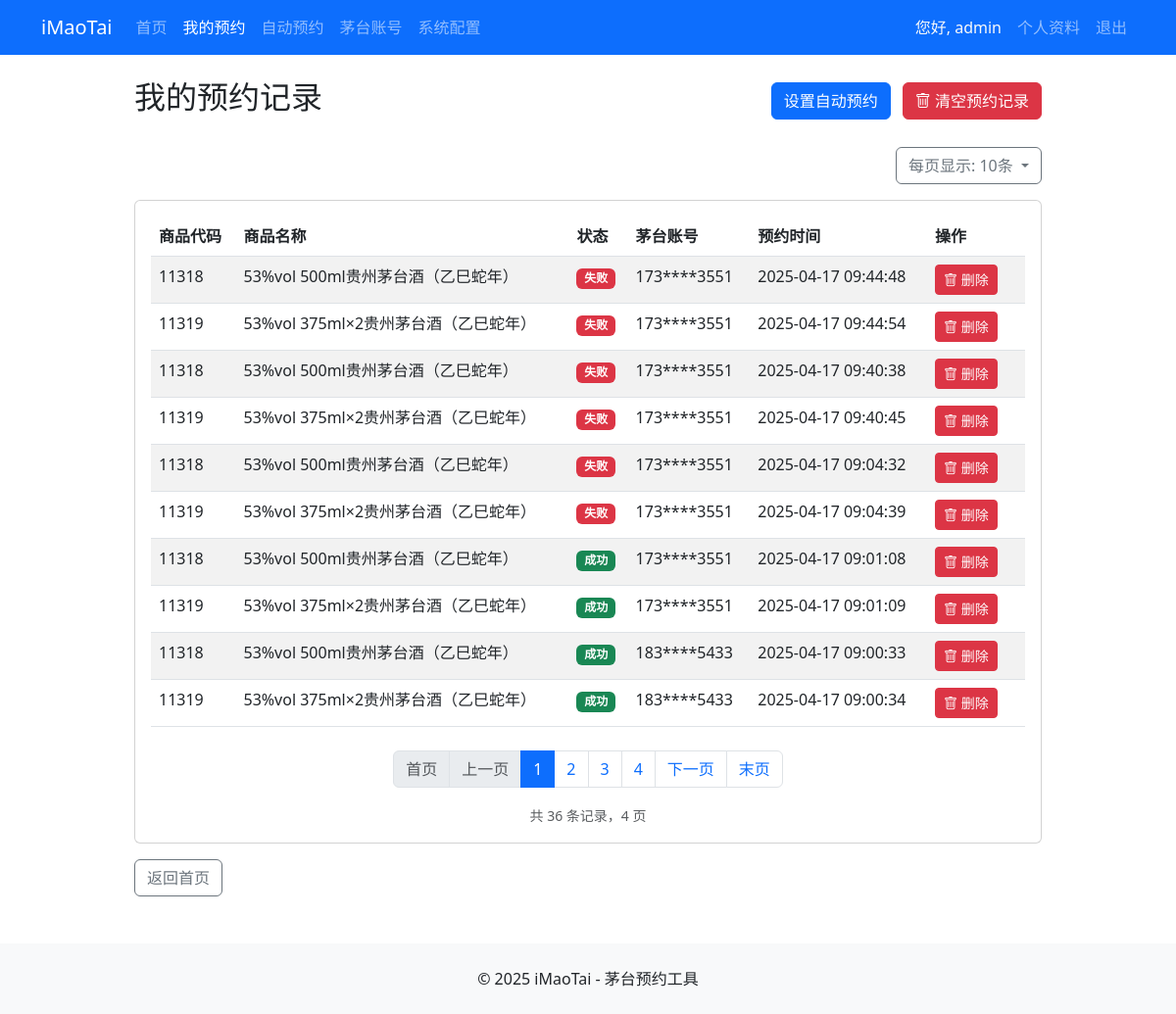
/reservations (signed in), run on the app's committed database.
### app.py (models this page shows, shortened)
class User(UserMixin, db.Model):
    id = db.Column(db.Integer, primary_key=True)
    username = db.Column(db.String(20), unique=True, nullable=False)
    password_hash = db.Column(db.String(128), nullable=False)
    join_date = db.Column(db.DateTime, default=datetime.datetime.now)
    last_login = db.Column(db.DateTime, nullable=True)
    reservations = db.relationship('Reservation', backref='user', lazy=True, cascade="all, delete-orphan")
    tasks = db.relationship('TaskSetting', backref='user', lazy=True, cascade="all, delete-orphan")
    mt_accounts = db.relationship('MaotaiAccount', backref='user', lazy=True, cascade="all, delete-orphan")
    push_settings = db.relationship('UserPushSetting', backref='user', uselist=False, cascade="all, delete-orphan")

class Reservation(db.Model):
    id = db.Column(db.Integer, primary_key=True)
    user_id = db.Column(db.Integer, db.ForeignKey('user.id'), nullable=False)
    item_code = db.Column(db.String(20), nullable=False)
    status = db.Column(db.String(20), nullable=False)
    create_time = db.Column(db.DateTime, default=datetime.datetime.now)
    reserve_time = db.Column(db.DateTime, nullable=True)
    mt_account_id = db.Column(db.Integer, db.ForeignKey('maotai_account.id'), nullable=True)
    mt_account = db.relationship('MaotaiAccount', backref='reservations', lazy=True)

class MaotaiAccount(db.Model):
    id = db.Column(db.Integer, primary_key=True)
    user_id = db.Column(db.Integer, db.ForeignKey('user.id'), nullable=False)
    mobile = db.Column(db.String(128), nullable=False)  # 加密后的手机号
    hidemobile = db.Column(db.String(20), nullable=False)  # 部分隐藏的手机号，用于显示
    province = db.Column(db.String(20), nullable=False)
    city = db.Column(db.String(20), nullable=False)
    lat = db.Column(db.String(20), nullable=False)
    lng = db.Column(db.String(20), nullable=False)
    token = db.Column(db.String(128), nullable=False)
    userid = db.Column(db.String(128), nullable=False)  # 加密后的userid
    enddate = db.Column(db.String(20), nullable=False)
    create_time = db.Column(db.DateTime, default=datetime.datetime.now)
    last_use = db.Column(db.DateTime, nullable=True)
    is_active = db.Column(db.Boolean, default=True)

### app.py (the view)
@app.route('/reservations')
@login_required
def reservations():
    page = request.args.get('page', 1, type=int)
    per_page = request.args.get('per_page', 10, type=int)
    if per_page not in [10, 20, 50, 100]:
        per_page = 10
    pagination = Reservation.query.filter_by(user_id=current_user.id).join(
        MaotaiAccount, Reservation.mt_account_id == MaotaiAccount.id, isouter=True
    ).order_by(
        Reservation.create_time.desc()
    ).paginate(page=page, per_page=per_page, error_out=False)
    user_reservations = pagination.items
    return render_template('reservations.html',
                        reservations=user_reservations,
                        pagination=pagination,
                        per_page=per_page)

### app.py (called while the page is built)
@login_manager.user_loader
def load_user(user_id):
    return User.query.get(int(user_id))

@app.context_processor
def inject_config():
    return dict(config=config)

### templates/reservations.html (shortened to what this page needs)
<!DOCTYPE html>
<html lang="zh-CN">
<head>
    <link rel="stylesheet" href="https://cdn.jsdelivr.net/npm/bootstrap@5.3.0/dist/css/bootstrap.min.css">
    <link rel="stylesheet" href="https://cdn.jsdelivr.net/npm/bootstrap-icons@1.10.0/font/bootstrap-icons.css">
</head>
<body>
    <nav class="navbar navbar-expand-lg navbar-dark bg-primary">
        <div class="container">
            <a class="navbar-brand" href="{{ url_for('home') }}">iMaoTai</a>
            <div class="collapse navbar-collapse" id="navbarNav">
                <ul class="navbar-nav me-auto">
                    <li class="nav-item">
                        <a class="nav-link" href="{{ url_for('home') }}">首页</a>
                    </li>
                    {% if current_user.is_authenticated %}
                    <li class="nav-item">
                        <a class="nav-link active" href="{{ url_for('reservations') }}">我的预约</a>
                    </li>
                    <li class="nav-item">
                        <a class="nav-link" href="{{ url_for('tasks') }}">自动预约</a>
                    </li>
                    <li class="nav-item">
                        <a class="nav-link" href="{{ url_for('accounts') }}">茅台账号</a>
                    </li>
                    {% if current_user.username == 'admin' or current_user.id == 1 %}
                    <li class="nav-item">
                        <a class="nav-link" href="{{ url_for('system_config') }}">系统配置</a>
                    </li>
                    {% endif %}
                    {% endif %}
                </ul>
                <div class="navbar-nav">
                    {% if current_user.is_authenticated %}
                    <span class="nav-item nav-link text-light">您好, {{ current_user.username }}</span>
                    <a class="nav-link" href="{{ url_for('profile') }}">个人资料</a>
                    <a class="nav-link" href="{{ url_for('logout') }}">退出</a>
                    {% else %}
                    <a class="nav-link" href="{{ url_for('login') }}">登录</a>
                    <a class="nav-link" href="{{ url_for('register') }}">注册</a>
                    {% endif %}
                </div>
            </div>
        </div>
    </nav>
    <div class="container mt-4">
        <div class="row">
            <div class="col-md-10 offset-md-1">
                <div class="d-flex justify-content-between align-items-center mb-4">
                    <h2>我的预约记录</h2>
                    <div>
                        <a href="{{ url_for('tasks') }}" class="btn btn-primary">设置自动预约</a>
                        {% if current_user.username == 'admin' or current_user.id == 1 %}
                        <button type="button" class="btn btn-danger ms-2" data-bs-toggle="modal" data-bs-target="#clearAllModal">
                            <i class="bi bi-trash"></i> 清空预约记录
                        </button>
                        {% endif %}
                    </div>
                </div>
                <div class="mb-3 d-flex justify-content-end">
                    <div class="dropdown">
                        <button class="btn btn-outline-secondary dropdown-toggle" type="button" id="perPageDropdown" data-bs-toggle="dropdown" aria-expanded="false">
                            每页显示: {{ per_page }}条
                        </button>
                    </div>
                </div>
                <div class="card">
                    <div class="card-body">
                        {% if reservations %}
                        <table class="table table-striped">
                            <thead>
                                <tr>
                                    <th>商品代码</th>
                                    <th>商品名称</th>
                                    <th>状态</th>
                                    <th>茅台账号</th>
                                    <th>预约时间</th>
                                    {% if current_user.username == 'admin' or current_user.id == 1 %}
                                    <th width="100">操作</th>
                                    {% endif %}
                                </tr>
                            </thead>
                            <tbody>
                                {% for reservation in reservations %}
                                <tr>
                                    <td>
                                        {{ reservation.item_code }}
                                    </td>
                                    <td>
                                        {% if reservation.item_code in config.ITEM_CONFIG %}
                                            {{ config.ITEM_CONFIG[reservation.item_code]['name'] }}
                                        {% elif reservation.item_code in config.ITEM_MAP %}
                                            {{ config.ITEM_MAP[reservation.item_code] }}
                                        {% else %}
                                            未知商品
                                        {% endif %}
                                    </td>
                                    <td>
                                        <span class="badge {% if reservation.status == '成功' %}bg-success{% elif reservation.status == '失败' %}bg-danger{% else %}bg-warning{% endif %}">
                                            {{ reservation.status }}
                                        </span>
                                    </td>
                                    <td>
                                        {% if reservation.mt_account %}
                                            {{ reservation.mt_account.hidemobile }}
                                        {% else %}
                                            未知账号
                                        {% endif %}
                                    </td>
                                    <td>{{ reservation.reserve_time.strftime('%Y-%m-%d %H:%M:%S') if reservation.reserve_time else "未预约" }}</td>
                                    {% if current_user.username == 'admin' or current_user.id == 1 %}
                                    <td>
                                        <button type="button" class="btn btn-sm btn-danger" data-bs-toggle="modal" data-bs-target="#deleteModal{{ reservation.id }}">
                                            <i class="bi bi-trash"></i> 删除
                                        </button>
                                    </td>
                                    {% endif %}
                                </tr>
                                {% endfor %}
                            </tbody>
                        </table>
                        {% if pagination.pages > 1 %}
                        <nav aria-label="预约记录分页">
                            <ul class="pagination justify-content-center mt-4">
                                <li class="page-item {% if pagination.page == 1 %}disabled{% endif %}">
                                    <a class="page-link" href="{{ url_for('reservations', page=1, per_page=per_page) }}" tabindex="-1" aria-disabled="true">首页</a>
                                </li>
                                <li class="page-item {% if not pagination.has_prev %}disabled{% endif %}">
                                    <a class="page-link" href="{{ url_for('reservations', page=pagination.prev_num, per_page=per_page) if pagination.has_prev else '#' }}" tabindex="-1" aria-disabled="true">上一页</a>
                                </li>
                                {% for page_num in pagination.iter_pages(left_edge=1, left_current=2, right_current=2, right_edge=1) %}
                                    {% if page_num %}
                                        <li class="page-item {% if page_num == pagination.page %}active{% endif %}">
                                            <a class="page-link" href="{{ url_for('reservations', page=page_num, per_page=per_page) }}">{{ page_num }}</a>
                                        </li>
                                    {% else %}
                                        <li class="page-item disabled">
                                            <span class="page-link">...</span>
                                        </li>
                                    {% endif %}
                                {% endfor %}
                                <li class="page-item {% if not pagination.has_next %}disabled{% endif %}">
                                    <a class="page-link" href="{{ url_for('reservations', page=pagination.next_num, per_page=per_page) if pagination.has_next else '#' }}">下一页</a>
                                </li>
                                <li class="page-item {% if pagination.page == pagination.pages %}disabled{% endif %}">
                                    <a class="page-link" href="{{ url_for('reservations', page=pagination.pages, per_page=per_page) }}">末页</a>
                                </li>
                            </ul>
                        </nav>
                        <div class="text-center">
                            <small class="text-muted">共 {{ pagination.total }} 条记录，{{ pagination.pages }} 页</small>
                        </div>
                        {% endif %}
                        {% else %}
                        <div class="text-center py-4">
                            <p class="text-muted">您还没有预约记录</p>
                        </div>
                        {% endif %}
                    </div>
                </div>
                <div class="mt-3">
                    <a href="{{ url_for('home') }}" class="btn btn-outline-secondary">返回首页</a>
                </div>
            </div>
        </div>
    </div>
    <footer class="bg-light py-4 mt-5">
        <div class="container text-center">
            <p class="mb-0">&copy; 2025 iMaoTai - 茅台预约工具</p>
        </div>
    </footer>
</body>
</html>

### data on the page
User: username "admin"
Reservation: item_code "11318", item_code "53%vol 500ml贵州茅台酒（乙巳蛇年）", status "失败", mt_account.hidemobile "173****3551", reserve_time "2025-04-17 09:44:48"
Reservation: item_code "11319", item_code "53%vol 375ml×2贵州茅台酒（乙巳蛇年）", status "失败", mt_account.hidemobile "173****3551", reserve_time "2025-04-17 09:44:54"
Reservation: item_code "11318", item_code "53%vol 500ml贵州茅台酒（乙巳蛇年）", status "失败", mt_account.hidemobile "173****3551", reserve_time "2025-04-17 09:40:38"
Reservation: item_code "11319", item_code "53%vol 375ml×2贵州茅台酒（乙巳蛇年）", status "失败", mt_account.hidemobile "173****3551", reserve_time "2025-04-17 09:40:45"
Reservation: item_code "11318", item_code "53%vol 500ml贵州茅台酒（乙巳蛇年）", status "失败", mt_account.hidemobile "173****3551", reserve_time "2025-04-17 09:04:32"
Reservation: item_code "11319", item_code "53%vol 375ml×2贵州茅台酒（乙巳蛇年）", status "失败", mt_account.hidemobile "173****3551", reserve_time "2025-04-17 09:04:39"
Reservation: item_code "11318", item_code "53%vol 500ml贵州茅台酒（乙巳蛇年）", status "成功", mt_account.hidemobile "173****3551", reserve_time "2025-04-17 09:01:08"
Reservation: item_code "11319", item_code "53%vol 375ml×2贵州茅台酒（乙巳蛇年）", status "成功", mt_account.hidemobile "173****3551", reserve_time "2025-04-17 09:01:09"
Reservation: item_code "11318", item_code "53%vol 500ml贵州茅台酒（乙巳蛇年）", status "成功", mt_account.hidemobile "183****5433", reserve_time "2025-04-17 09:00:33"
Reservation: item_code "11319", item_code "53%vol 375ml×2贵州茅台酒（乙巳蛇年）", status "成功", mt_account.hidemobile "183****5433", reserve_time "2025-04-17 09:00:34"

### other printed values
{{ per_page }} "10"
{{ page_num }} "1" "2" "3" "4"
{{ pagination.total }} "36"
{{ pagination.pages }} "4"
